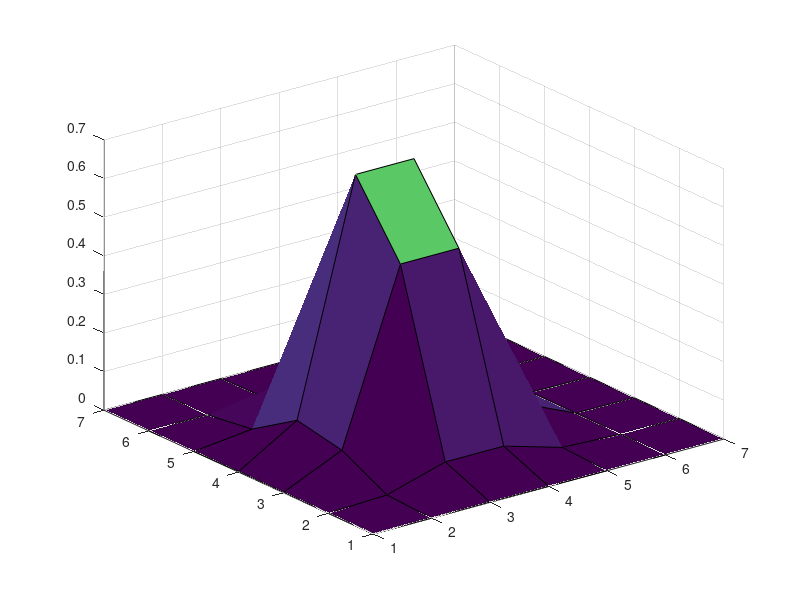

The MATLAB source for this figure: (Note: this script raises an error after producing the figure.)
dx = 1.;
dy = 1.;

x_offset = 0.35;
y_offset = 0.5;

x = -3:dx:3;
y = -3:dy:3;
x = x + x_offset;
y = y + y_offset;

[X Y]=meshgrid(y,x);

G = exp(-(X.^2+Y.^2));
surf(G)

[ ip_x, ip_y, SNR, MMR, PPR ] = func_findpeak2( G, 2 )

